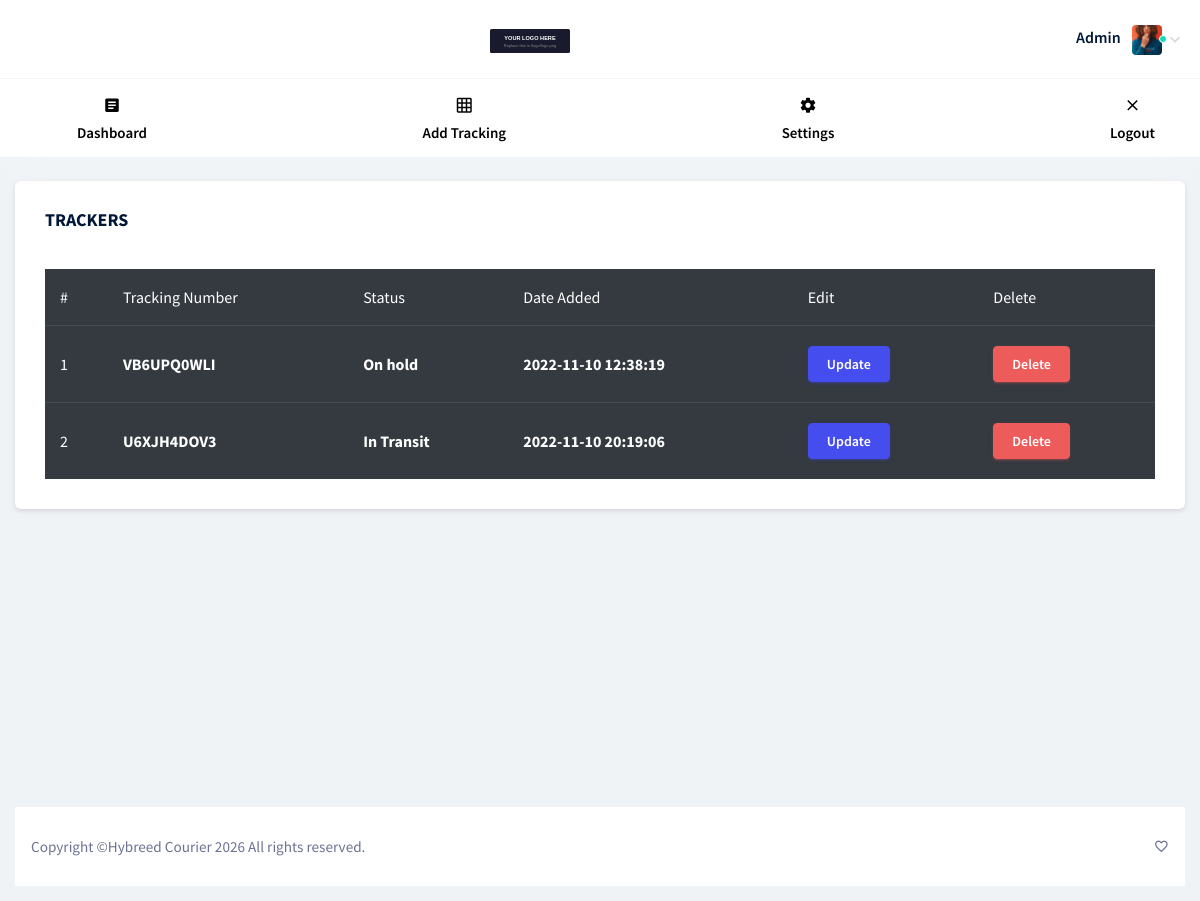
Screenshot of /admin/dashboard.php (signed in) with the database file from the repository.
### tables this page shows
CREATE TABLE `tracking` (
  `id` int(11) NOT NULL,
  `tracking_number` varchar(255) NOT NULL,
  `sender_name` varchar(255) NOT NULL,
  `sender_contact` varchar(255) NOT NULL,
  `sender_email` varchar(255) NOT NULL,
  `sender_address` varchar(255) NOT NULL,
  `status` varchar(255) NOT NULL,
  `dispatch_location` varchar(255) NOT NULL,
  `receiver_email` varchar(255) NOT NULL,
  `receiver_name` varchar(255) NOT NULL,
  `receiver_contact` varchar(255) NOT NULL,
  `receiver_address` varchar(255) NOT NULL,
  `dispatch_date` varchar(255) NOT NULL,
  `delivery_date` varchar(255) NOT NULL,
  `pdesc` varchar(255) NOT NULL,
  `current_location` varchar(255) DEFAULT NULL,
  `date` datetime NOT NULL DEFAULT current_timestamp()
);

### admin/dashboard.php (the view, shortened to what this page needs)
<?php
	include 'header.php';
?>
<div class="row">
	<div class="col-lg-12 grid-margin stretch-card">
              <div class="card">
                <div class="card-body">
                  <h4 class="card-title">TRACKERS</h4>
                  <div class="table-responsive pt-3">
                    <table class="table table-dark">
                      <thead>
                        <tr>
                          <th>#</th>
                          <th>Tracking Number</th>
                          <th>Status</th>
                          <th>Date Added</th>
                          <th>Edit</th>
                          <th>Delete</th>
                        </tr>
                      </thead>
                      <tbody>
                        <?php
                        $i = 0;
                        	$tr = mysqli_query($link, "SELECT * FROM tracking ");
                        	if (mysqli_num_rows($tr) > 0 ) {
                        		while ($row = mysqli_fetch_assoc($tr)) {
                        			$i++
                         ?>
                         <form method="post" action="dashboard.php">
                         <tr>
                         	<td><?php echo $i; ?></td>
                         	<td><b><?php echo $row['tracking_number'] ?></b></td>
                         	<td><b><?php echo $row['status'] ?></b></td>
                         	<td><b><?php echo $row['date'] ?></b></td>
                         	<td><a href="edit-tracking.php?num=<?php echo $row['tracking_number'] ?>" class="btn btn-primary">Update</a></td>
                         	<td><button type="submit" name="delete" onclick="return confirm('Do you really want to delete this ?')" class="btn btn-danger">Delete</button></td>
                         </tr>
                         </form>
                     <?php }} ?>
                      </tbody>
                    </table>
                  </div>
                </div>
              </div>
            </div>
</div>
<?php
	include 'footer.php';
?>

### admin/header.php (shortened to what this page needs)
<!DOCTYPE html>
<html lang="en">
  <head>
    <link rel="stylesheet" href="vendors/mdi/css/materialdesignicons.min.css">
    <link rel="stylesheet" href="vendors/base/vendor.bundle.base.css">
    <link rel="stylesheet" href="css/style.css">
  </head>
  <body>
    <div class="container-scroller">
    <div class="horizontal-menu">
      <nav class="navbar top-navbar col-lg-12 col-12 p-0">
        <div class="container-fluid">
          <div class="navbar-menu-wrapper d-flex align-items-center justify-content-between">
            <div class="text-center navbar-brand-wrapper d-flex align-items-center justify-content-center">
                <a class="navbar-brand brand-logo" href="dashboard.php"><img src="logo/logo-placeholder.svg" alt="logo"/></a>
            </div>
            <ul class="navbar-nav navbar-nav-right">
                <li class="nav-item nav-profile dropdown">
                  <a class="nav-link dropdown-toggle" href="#" data-toggle="dropdown" id="profileDropdown">
                    <span class="nav-profile-name">Admin</span>
                    <span class="online-status"></span>
                    <img src="images/faces/face28.png" alt="profile"/>
                  </a>
                </li>
            </ul>
          </div>
        </div>
      </nav>
      <nav class="bottom-navbar">
        <div class="container">
            <ul class="nav page-navigation">
              <li class="nav-item">
                <a class="nav-link" href="dashboard.php">
                  <i class="mdi mdi-file-document-box menu-icon"></i>
                  <span class="menu-title">Dashboard</span>
                </a>
              </li>
              <li class="nav-item">
                  <a href="add-tracking.php" class="nav-link">
                    <i class="mdi mdi-grid menu-icon"></i>
                    <span class="menu-title">Add Tracking</span>
                  </a>
              </li>
              <li class="nav-item">
                  <a href="settings.php" class="nav-link">
                    <i class="mdi mdi-settings menu-icon"></i>
                    <span class="menu-title">Settings</span>
                  </a>
              </li>
              <li class="nav-item">
                  <a href="logout.php" class="nav-link">
                    <i class="mdi mdi-close menu-icon"></i>
                    <span class="menu-title">Logout</span>
                  </a>
              </li>
                          </ul>
        </div>
      </nav>
    </div>
		<div class="container-fluid page-body-wrapper">
			<div class="main-panel">
				<div class="content-wrapper">

### admin/footer.php (shortened to what this page needs)
</div>
				<footer class="footer">
          <div class="footer-wrap">
              <div class="w-100 clearfix">
                <span class="d-block text-center text-sm-left d-sm-inline-block">Copyright ©Hybreed Courier <?php echo date('Y') ?> All rights reserved.</span>
                <span class="float-none float-sm-right d-block mt-1 mt-sm-0 text-center"> <i class="mdi mdi-heart-outline"></i></span>
              </div>
          </div>
        </footer>
			</div>
		</div>
    </div>
  </body>
</html>

### rows the page displays
tracking: tracking_number "VB6UPQ0WLI", status "On hold", date "2022-11-10 12:38:19"
tracking: tracking_number "U6XJH4DOV3", status "In Transit", date "2022-11-10 20:19:06"
